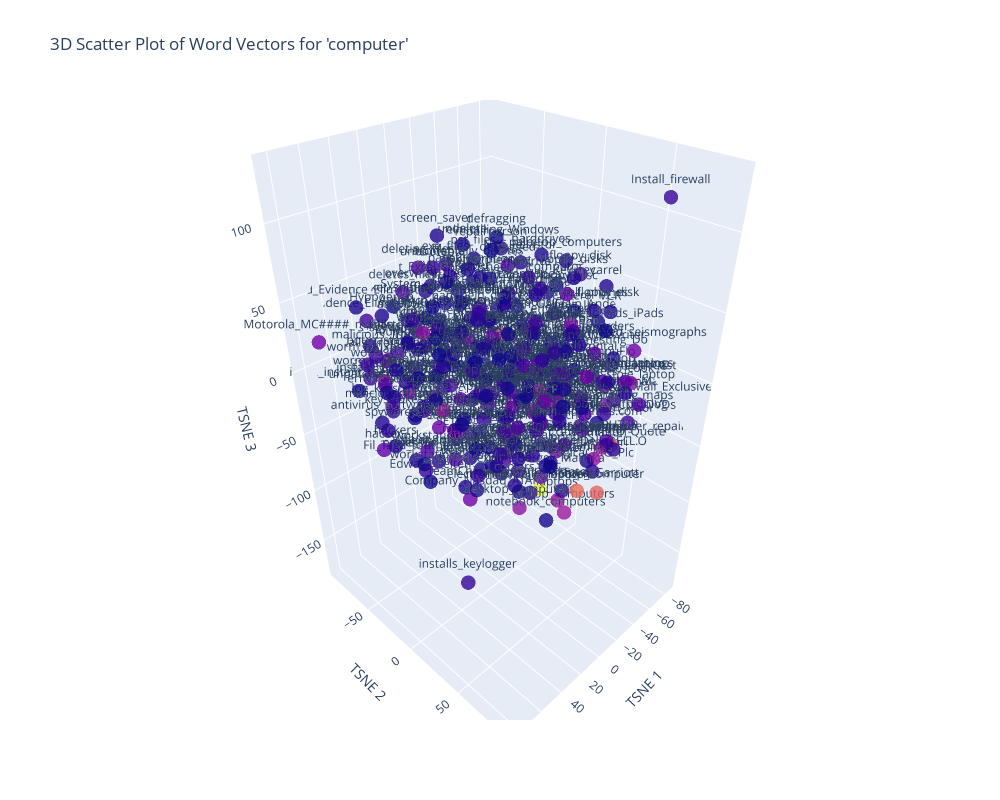

Notebook source saved alongside this figure:
### Code cell
from sklearn.manifold import TSNE

# Reduce to 3 dimensions using t-SNE
tsne = TSNE(n_components=3, random_state=42)
reduced_data = tsne.fit_transform(wv[words])

colors = np.array([wv.similarity(center_word, word) for word in words])
# Create a 3D scatter plot
fig = go.Figure(data=[go.Scatter3d(
    x=reduced_data[:, 0],
    y=reduced_data[:, 1],
    z=reduced_data[:, 2],
    mode='markers+text',
    marker=dict(
        size=5,
        color=colors,
        colorscale='Plasma',
        opacity=0.8
    ),
    text=words  # Add word labels
)])

fig.update_layout(
    title=f"3D Scatter Plot of Word Vectors for '{center_word}'",
    scene=dict(
        xaxis_title='TSNE 1',
        yaxis_title='TSNE 2',
        zaxis_title='TSNE 3'
    ),
    coloraxis_colorbar=dict(
        title="Similarity",
        thickness=20,
        len=0.75,
        x=1.1  # Position the colorbar slightly outside the plot
    ),
    width=1000,
    height=800,
)

fig.show()

### Figure 1 — Plotly figure (JSON) as saved in the notebook; plotly's stock layout.template omitted (floating-point values rounded to 4 significant figures; data arrays with more than 128 entries replaced by an {"elided": "..."} marker saying what was removed)
{"data": [{"marker": {"color": {"elided": "300 float values"}, "colorscale": [[0, "#0d0887"], [0.1111, "#46039f"], [0.2222, "#7201a8"], [0.3333, "#9c179e"], [0.4444, "#bd3786"], [0.5556, "#d8576b"], [0.6667, "#ed7953"], [0.7778, "#fb9f3a"], [0.8889, "#fdca26"], [1, "#f0f921"]], "opacity": 0.8, "size": 5}, "mode": "markers+text", "text": {"elided": "300 str values"}, "type": "scatter3d", "x": {"elided": "300 float values"}, "y": {"elided": "300 float values"}, "z": {"elided": "300 float values"}}], "layout": {"coloraxis": {"colorbar": {"len": 0.75, "thickness": 20, "title": {"text": "Similarity"}, "x": 1.1}}, "height": 800, "scene": {"xaxis": {"title": {"text": "TSNE 1"}}, "yaxis": {"title": {"text": "TSNE 2"}}, "zaxis": {"title": {"text": "TSNE 3"}}}, "title": {"text": "3D Scatter Plot of Word Vectors for 'computer'"}, "width": 1000}}
